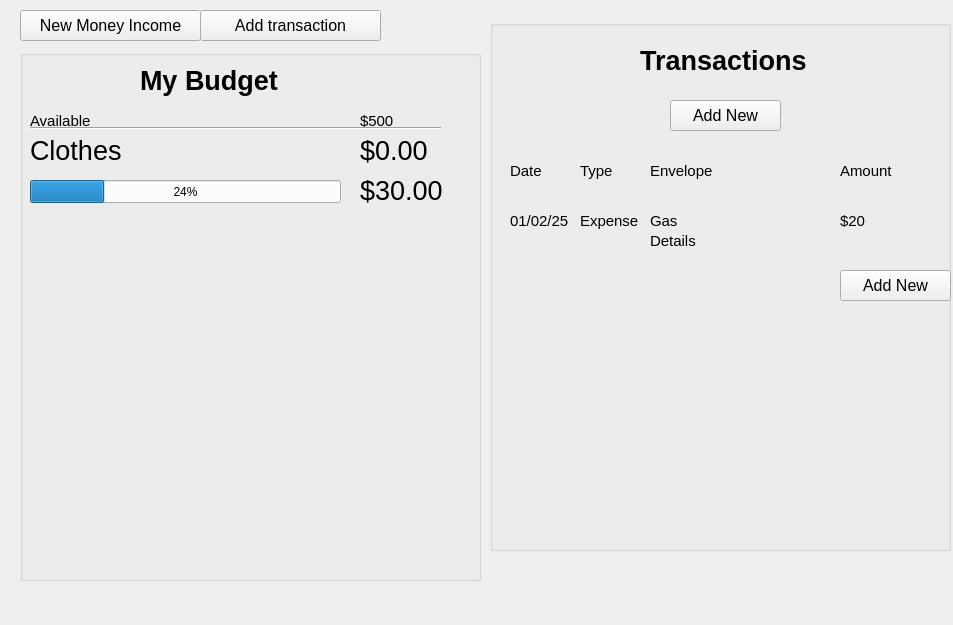
<?xml version="1.0" encoding="UTF-8"?>
<ui version="4.0">
 <class>Form</class>
 <widget class="QWidget" name="Form">
  <property name="geometry">
   <rect>
    <x>0</x>
    <y>0</y>
    <width>953</width>
    <height>625</height>
   </rect>
  </property>
  <property name="windowTitle">
   <string>Form</string>
  </property>
  <widget class="QPushButton" name="pushButton_6">
   <property name="geometry">
    <rect>
     <x>200</x>
     <y>10</y>
     <width>181</width>
     <height>31</height>
    </rect>
   </property>
   <property name="font">
    <font>
     <pointsize>12</pointsize>
    </font>
   </property>
   <property name="text">
    <string>Add transaction</string>
   </property>
  </widget>
  <widget class="QPushButton" name="pushButton_4">
   <property name="geometry">
    <rect>
     <x>20</x>
     <y>10</y>
     <width>181</width>
     <height>31</height>
    </rect>
   </property>
   <property name="font">
    <font>
     <pointsize>12</pointsize>
    </font>
   </property>
   <property name="text">
    <string>New Money Income</string>
   </property>
  </widget>
  <widget class="QProgressBar" name="progressBar">
   <property name="geometry">
    <rect>
     <x>30</x>
     <y>180</y>
     <width>311</width>
     <height>23</height>
    </rect>
   </property>
   <property name="value">
    <number>24</number>
   </property>
  </widget>
  <widget class="QLabel" name="label_2">
   <property name="geometry">
    <rect>
     <x>30</x>
     <y>100</y>
     <width>591</width>
     <height>101</height>
    </rect>
   </property>
   <property name="font">
    <font>
     <pointsize>20</pointsize>
    </font>
   </property>
   <property name="text">
    <string>Clothes</string>
   </property>
  </widget>
  <widget class="QGroupBox" name="groupBox">
   <property name="geometry">
    <rect>
     <x>20</x>
     <y>50</y>
     <width>461</width>
     <height>531</height>
    </rect>
   </property>
   <property name="title">
    <string/>
   </property>
   <widget class="QLabel" name="label_15">
    <property name="geometry">
     <rect>
      <x>10</x>
      <y>20</y>
      <width>591</width>
      <height>101</height>
     </rect>
    </property>
    <property name="font">
     <font>
      <pointsize>11</pointsize>
     </font>
    </property>
    <property name="text">
     <string>Available</string>
    </property>
   </widget>
   <widget class="QLabel" name="label_16">
    <property name="geometry">
     <rect>
      <x>340</x>
      <y>20</y>
      <width>591</width>
      <height>101</height>
     </rect>
    </property>
    <property name="font">
     <font>
      <pointsize>11</pointsize>
     </font>
    </property>
    <property name="text">
     <string>$500</string>
    </property>
   </widget>
   <widget class="Line" name="line">
    <property name="geometry">
     <rect>
      <x>10</x>
      <y>70</y>
      <width>411</width>
      <height>16</height>
     </rect>
    </property>
    <property name="orientation">
     <enum>Qt::Horizontal</enum>
    </property>
   </widget>
   <widget class="QLabel" name="label_6">
    <property name="geometry">
     <rect>
      <x>120</x>
      <y>-20</y>
      <width>591</width>
      <height>101</height>
     </rect>
    </property>
    <property name="font">
     <font>
      <pointsize>20</pointsize>
      <weight>75</weight>
      <bold>true</bold>
     </font>
    </property>
    <property name="text">
     <string>My Budget</string>
    </property>
   </widget>
  </widget>
  <widget class="QLabel" name="label_3">
   <property name="geometry">
    <rect>
     <x>360</x>
     <y>100</y>
     <width>591</width>
     <height>101</height>
    </rect>
   </property>
   <property name="font">
    <font>
     <pointsize>20</pointsize>
    </font>
   </property>
   <property name="text">
    <string>$0.00</string>
   </property>
  </widget>
  <widget class="QLabel" name="label_4">
   <property name="geometry">
    <rect>
     <x>360</x>
     <y>140</y>
     <width>591</width>
     <height>101</height>
    </rect>
   </property>
   <property name="font">
    <font>
     <pointsize>20</pointsize>
    </font>
   </property>
   <property name="text">
    <string>$30.00</string>
   </property>
  </widget>
  <widget class="QGroupBox" name="groupBox_2">
   <property name="geometry">
    <rect>
     <x>490</x>
     <y>20</y>
     <width>461</width>
     <height>531</height>
    </rect>
   </property>
   <property name="title">
    <string/>
   </property>
   <widget class="QLabel" name="label_7">
    <property name="geometry">
     <rect>
      <x>150</x>
      <y>-10</y>
      <width>591</width>
      <height>101</height>
     </rect>
    </property>
    <property name="font">
     <font>
      <pointsize>20</pointsize>
      <weight>75</weight>
      <bold>true</bold>
     </font>
    </property>
    <property name="text">
     <string>Transactions</string>
    </property>
   </widget>
   <widget class="QPushButton" name="pushButton_2">
    <property name="geometry">
     <rect>
      <x>180</x>
      <y>80</y>
      <width>111</width>
      <height>31</height>
     </rect>
    </property>
    <property name="font">
     <font>
      <pointsize>12</pointsize>
     </font>
    </property>
    <property name="text">
     <string>Add New</string>
    </property>
   </widget>
   <widget class="QLabel" name="label_5">
    <property name="geometry">
     <rect>
      <x>20</x>
      <y>100</y>
      <width>591</width>
      <height>101</height>
     </rect>
    </property>
    <property name="font">
     <font>
      <pointsize>11</pointsize>
     </font>
    </property>
    <property name="text">
     <string>Date</string>
    </property>
   </widget>
   <widget class="QLabel" name="label_8">
    <property name="geometry">
     <rect>
      <x>90</x>
      <y>100</y>
      <width>591</width>
      <height>101</height>
     </rect>
    </property>
    <property name="font">
     <font>
      <pointsize>11</pointsize>
     </font>
    </property>
    <property name="text">
     <string>Type</string>
    </property>
   </widget>
   <widget class="QLabel" name="label_9">
    <property name="geometry">
     <rect>
      <x>160</x>
      <y>100</y>
      <width>591</width>
      <height>101</height>
     </rect>
    </property>
    <property name="font">
     <font>
      <pointsize>11</pointsize>
     </font>
    </property>
    <property name="text">
     <string>Envelope</string>
    </property>
   </widget>
   <widget class="QLabel" name="label_10">
    <property name="geometry">
     <rect>
      <x>350</x>
      <y>100</y>
      <width>591</width>
      <height>101</height>
     </rect>
    </property>
    <property name="font">
     <font>
      <pointsize>11</pointsize>
     </font>
    </property>
    <property name="text">
     <string>Amount</string>
    </property>
   </widget>
   <widget class="QLabel" name="label_11">
    <property name="geometry">
     <rect>
      <x>20</x>
      <y>150</y>
      <width>591</width>
      <height>101</height>
     </rect>
    </property>
    <property name="font">
     <font>
      <pointsize>11</pointsize>
     </font>
    </property>
    <property name="text">
     <string>01/02/25</string>
    </property>
   </widget>
   <widget class="QLabel" name="label_12">
    <property name="geometry">
     <rect>
      <x>90</x>
      <y>150</y>
      <width>591</width>
      <height>101</height>
     </rect>
    </property>
    <property name="font">
     <font>
      <pointsize>11</pointsize>
     </font>
    </property>
    <property name="text">
     <string>Expense</string>
    </property>
   </widget>
   <widget class="QLabel" name="label_13">
    <property name="geometry">
     <rect>
      <x>160</x>
      <y>150</y>
      <width>591</width>
      <height>101</height>
     </rect>
    </property>
    <property name="font">
     <font>
      <pointsize>11</pointsize>
     </font>
    </property>
    <property name="text">
     <string>Gas</string>
    </property>
   </widget>
   <widget class="QLabel" name="label_14">
    <property name="geometry">
     <rect>
      <x>350</x>
      <y>150</y>
      <width>591</width>
      <height>101</height>
     </rect>
    </property>
    <property name="font">
     <font>
      <pointsize>11</pointsize>
     </font>
    </property>
    <property name="text">
     <string>$20</string>
    </property>
   </widget>
   <widget class="QLabel" name="label_17">
    <property name="geometry">
     <rect>
      <x>160</x>
      <y>170</y>
      <width>591</width>
      <height>101</height>
     </rect>
    </property>
    <property name="font">
     <font>
      <pointsize>11</pointsize>
     </font>
    </property>
    <property name="text">
     <string>Details</string>
    </property>
   </widget>
   <widget class="QPushButton" name="pushButton_3">
    <property name="geometry">
     <rect>
      <x>350</x>
      <y>250</y>
      <width>111</width>
      <height>31</height>
     </rect>
    </property>
    <property name="font">
     <font>
      <pointsize>12</pointsize>
     </font>
    </property>
    <property name="text">
     <string>Add New</string>
    </property>
   </widget>
  </widget>
 </widget>
 <resources/>
 <connections/>
</ui>
